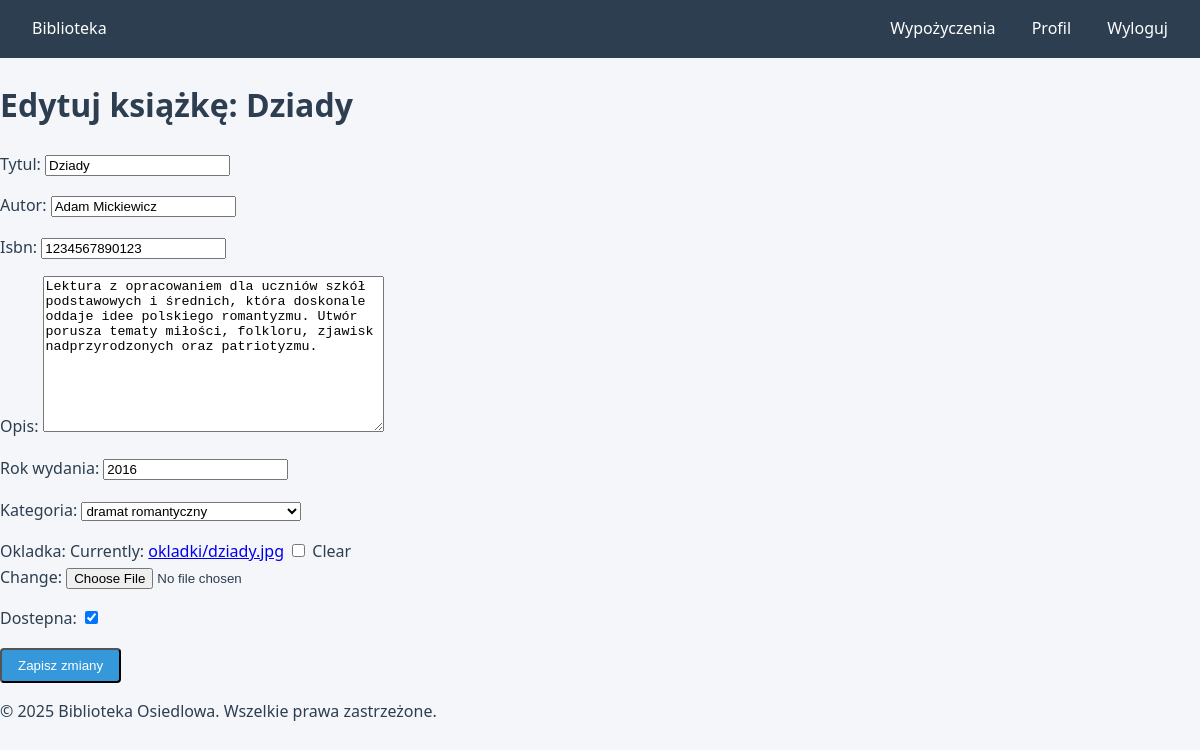
Page /edytuj-ksiazke/1/ (signed in) on the committed database.
### ksiazki/models.py (models this page shows, shortened)
class Ksiazka(models.Model):
    tytul = models.CharField(max_length=200)
    autor = models.CharField(max_length=200)
    isbn = models.CharField(max_length=13, unique=True)
    opis = models.TextField()
    rok_wydania = models.IntegerField()
    kategoria = models.ForeignKey(Kategoria, on_delete=models.SET_NULL, null=True)
    dostepna = models.BooleanField(default=True)  # Dostępność książki
    okladka = models.ImageField(upload_to='okladki/', null=True, blank=True)
    data_dodania = models.DateTimeField(auto_now_add=True)
    class Meta:
        verbose_name_plural = "Książki"

### ksiazki/views.py (the view)
# urls.py: path('edytuj-ksiazke/<int:pk>/', views.edytuj_ksiazke, name='edytuj_ksiazke'),
@login_required
def edytuj_ksiazke(request, pk):
    if not request.user.is_staff:
        messages.error(request, 'Nie masz uprawnień do edycji książek.')
        return redirect('szczegoly_ksiazki', pk=pk)
    ksiazka = get_object_or_404(Ksiazka, pk=pk)
    if request.method == 'POST':
        form = KsiazkaForm(request.POST, request.FILES, instance=ksiazka)
        if form.is_valid():
            form.save()
            messages.success(request, 'Książka została zaktualizowana.')
            return redirect('szczegoly_ksiazki', pk=pk)
    else:
        form = KsiazkaForm(instance=ksiazka)
    return render(request, 'ksiazki/edytuj_ksiazke.html', {'form': form, 'ksiazka': ksiazka})

### ksiazki/forms.py
class KsiazkaForm(forms.ModelForm):
    class Meta:
        model = Ksiazka
        fields = ['tytul', 'autor', 'isbn', 'opis', 'rok_wydania', 'kategoria', 'okladka', 'dostepna']

### ksiazki/models.py (called while the page is built)
    def __str__(self):
        return self.nazwa

### ksiazki/templates/ksiazki/edytuj_ksiazke.html (shortened to what this page needs)
{% extends "base.html" %}
{% block content %}
<h1>Edytuj książkę: {{ ksiazka.tytul }}</h1>
<form method="post" enctype="multipart/form-data">
    {{ form.as_p }}
    <button type="submit" class="button">Zapisz zmiany</button>
</form>
{% endblock %}

### static/css/style.css (style rules this page uses)
:root { --primary-color: #2c3e50; --secondary-color: #3498db; --background-color: #f5f6fa; --text-color: #2c3e50; --border-color: #dcdde1; }
body { margin: 0; padding: 0; font-family: 'Segoe UI', Tahoma, Geneva, Verdana, sans-serif; background-color: var(--background-color); color: var(--text-color); line-height: 1.6; }
.button { display: inline-block; padding: 0.5rem 1rem; background-color: var(--secondary-color); color: white; text-decoration: none; border-radius: 4px; transition: background-color 0.3s ease; }

### rows in the picture
Ksiazka: tytul "Dziady", autor "Adam Mickiewicz", isbn "1234567890123", opis "Lektura z opracowaniem dla uczniów szkół podstawowych i średnich, która doskonale oddaje idee polskiego romantyzmu. Utwór porusza tematy miłości, folkloru, zjawisk nadprzyrodzonych oraz patriotyzmu.", rok_wydania "2016", kategoria "dramat romantyczny", dostepna "☑"
